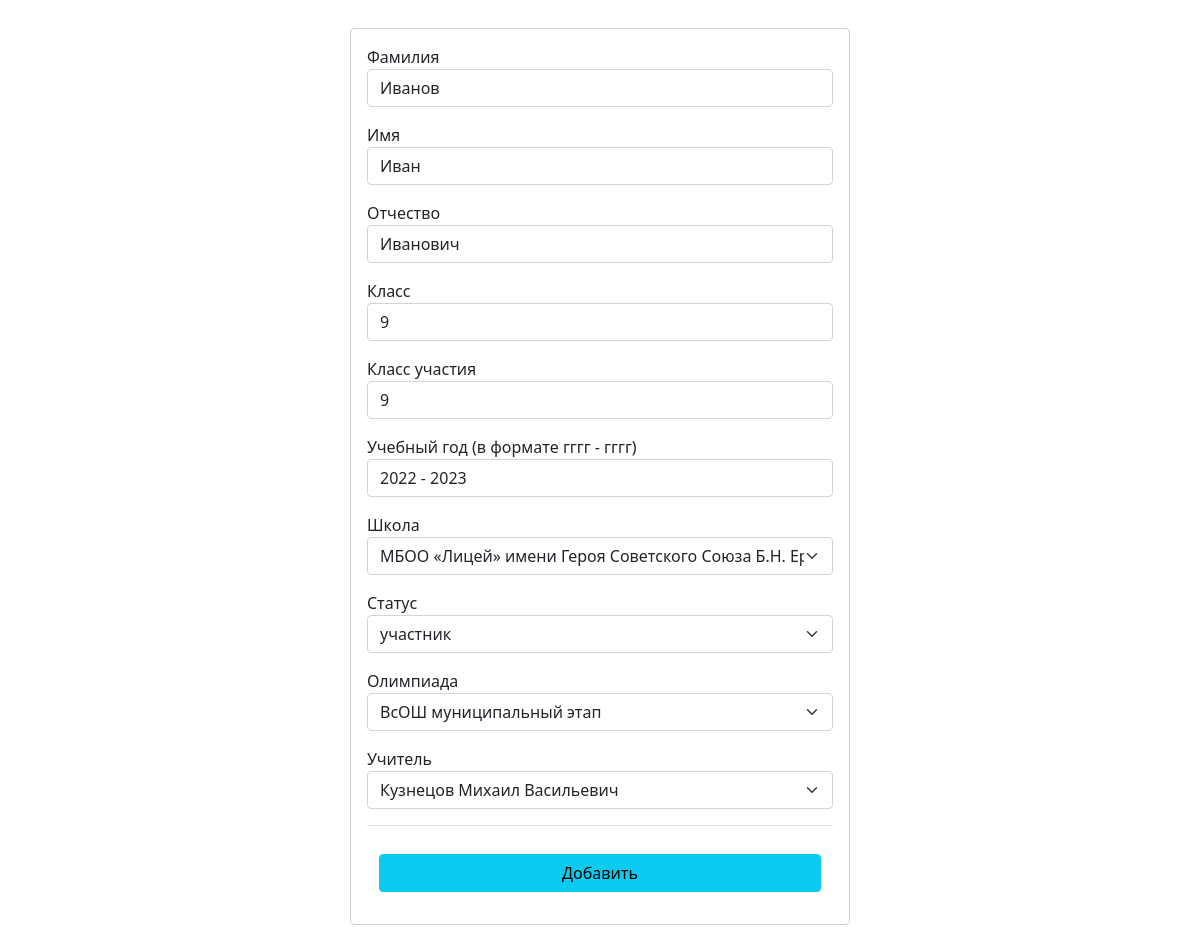
/students/1 (signed in), run on the app's committed database.
### data/students.py (models this page shows)
class Student(SqlAlchemyBase):
    __tablename__ = 'students'
    id = sqlalchemy.Column(sqlalchemy.Integer, primary_key=True, autoincrement=True, unique=True)
    surname = sqlalchemy.Column(sqlalchemy.String, nullable=False)
    name = sqlalchemy.Column(sqlalchemy.String, nullable=False)
    patronymic = sqlalchemy.Column(sqlalchemy.String, nullable=False)
    class_writing = sqlalchemy.Column(sqlalchemy.Integer, nullable=False)
    class_take = sqlalchemy.Column(sqlalchemy.Integer, nullable=False)
    school_id = sqlalchemy.Column(sqlalchemy.Integer, sqlalchemy.ForeignKey("schools.id"), nullable=False)
    school = orm.relationship('School')
    status = sqlalchemy.Column(sqlalchemy.String, nullable=True)
    olymp_id = sqlalchemy.Column(sqlalchemy.Integer, sqlalchemy.ForeignKey("olympiads.id"), nullable=False)
    olympiad = orm.relationship('Olympiad')
    user_id = sqlalchemy.Column(sqlalchemy.Integer, sqlalchemy.ForeignKey("users.id"), nullable=False)
    user = orm.relationship('User')
    year = sqlalchemy.Column(sqlalchemy.Integer, nullable=False)

### data/schools.py (models this page shows)
class School(SqlAlchemyBase):
    __tablename__ = 'schools'
    id = sqlalchemy.Column(sqlalchemy.Integer, primary_key=True, autoincrement=True, unique=True)
    name = sqlalchemy.Column(sqlalchemy.String, nullable=False, unique=True)
    users = orm.relationship("User", back_populates='school')
    students = orm.relationship("Student", back_populates='school')

### data/olympiads.py (models this page shows)
class Olympiad(SqlAlchemyBase):
    __tablename__ = 'olympiads'
    id = sqlalchemy.Column(sqlalchemy.Integer, primary_key=True, autoincrement=True, unique=True)
    name = sqlalchemy.Column(sqlalchemy.String, nullable=False)
    level_id = sqlalchemy.Column(sqlalchemy.Integer, sqlalchemy.ForeignKey("levels.id"), nullable=False)
    level = orm.relationship("Level")
    students = orm.relationship("Student", back_populates='olympiad')

### main.py (the view, shortened to what this page needs)
@app.route('/students/<int:id>', methods=['GET', 'POST'])
@login_required
def edit(id):
    if request.method == "GET":
        db_sess = db_session.create_session()
        if current_user.admin:
            res = db_sess.query(Student).filter(Student.id == id).first()
        else:
            res = db_sess.query(Student).filter(Student.id == id,
                                           current_user.id == Student.user_id).first()
        if res:
            surname = res.surname
            name = res.name
            patronymic = res.patronymic
            class_writing = res.class_writing
            class_take = res.class_take
            year = res.year
            sch = [(res.school.name,)] + db_sess.query(School.name).filter(School.name != res.school.name).all()
            olim = [(res.olympiad.name,)] + db_sess.query(Olympiad.name).filter(Olympiad.name != res.olympiad.name).all()
            if current_user.admin:
                teach = [(res.user.surname, res.user.name, res.user.patronymic)] + db_sess.query(User.surname, User.name, User.patronymic).filter(User.surname != res.user.surname, User.name != res.user.name, User.patronymic != res.user.patronymic).all()
                for i in range(len(teach)):
                    teach[i] = (' '.join(list(teach[i])),)
            else:
                teach = [(current_user.surname, current_user.name, current_user.patronymic)]
        else:
            abort(404)
    return render_template('Addform.html',
                           title='Редактирование', surname=surname, name=name, patronymic=patronymic, class_writing=class_writing,
                           class_take=class_take, sch=sch, stat=['участник', 'призёр', 'победитель'], olim=olim, teach=teach, year=year)

### data/db_session.py (called while the page is built)
def create_session() -> Session:
    global __factory
    return __factory()

### main.py (called while the page is built)
@login_manager.user_loader
def load_user(id):
    db_sess = db_session.create_session()
    return db_sess.query(User).get(id)

### templates/Addform.html (shortened to what this page needs)
<!DOCTYPE html>
<html lang="ru">
<head>
    <link rel="stylesheet" href="https://cdn.jsdelivr.net/npm/bootstrap@5.0.0-beta1/dist/css/bootstrap.min.css"
>
</head>
<body>
    <div class="modal-dialog modal-dialog-centered">
        <div class="modal-content">
            <form action="" method="post">
                <div class="modal-body">
                    <div class="mb-3">
                        <label for="Username">Фамилия</label>
                        <input type="text" name="surname" value="{{surname}}" class="form-control" id="Username"
                            placeholder="Введите фамилию" required>
                    </div>
                    <div class="mb-3">
                        <label for="Username">Имя</label>
                        <input type="text" name="name" value="{{name}}" class="form-control" id="Username"
                            placeholder="Введите имя" required>
                    </div>
                    <div class="mb-3">
                        <label for="Username">Отчество</label>
                        <input type="text" name="patronymic" value="{{patronymic}}" class="form-control" id="Username"
                            placeholder="Введите отчество" required>
                    </div>
                    <div class="mb-3">
                        <label for="Username">Класс</label>
                        <input type="text" name="class_writing" value="{{class_writing}}" class="form-control"
                            id="Username" placeholder="Введите класс" required>
                    </div>
                    <div class="mb-3">
                        <label for="Username">Класс участия</label>
                        <input type="text" name="class_take" value="{{class_take}}" class="form-control" id="Username"
                            placeholder="Введите класс участия" required>
                    </div>
<div class="mb-3">
                        <label for="Username">Учебный год (в формате гггг - гггг)</label>
                        <input type="text" name="year" value="{{year}}" class="form-control" id="Username"
                            placeholder="Введите учебный год" required>
                    </div>
                    <div class="mb-3">
                        <label for="Username">Школа</label>
                        <select class="form-select" aria-label="Default select example" name="schools">
                            <option selected>{{sch[0][0]}}</option>
                        </select>
                    </div>
                    <div class="mb-3">
                        <label for="Username">Статус</label>
                        <select class="form-select" value={{username}} aria-label="Default select example"
                            name="status">
                            <option selected>{{stat[0]}}</option>
                        </select>
                    </div>
                    <div class="mb-3">
                        <label for="Password">Олимпиада</label>
                        <select class="form-select" aria-label="Default select example" name="olympiads">
                            <option selected>{{olim[0][0]}}</option>
                        </select>
                    </div>
                    <div class="mb-3">
                        <label for="Username">Учитель</label>
                        <select class="form-select" aria-label="Default select example" name="teachers">
                            <option selected>{{teach[0][0]}}</option>
                        </select>
                    </div>
                    <div class="modal-footer pt-4">
                        <button type="submit" class="btn btn-info mx-auto w-100">Добавить</button>
                    </div>
                </div>
            </form>
        </div>
    </div>
</body>
</html>

### data on the page
Student: surname "Иванов", name "Иван", patronymic "Иванович", year "2022 - 2023"
School: schools "МБОО «Лицей» имени Героя Советского Союза Б.Н. Еряшева г.о. Фрязино"
Olympiad: olympiads "ВсОШ муниципальный этап"

### other printed values
form field status "участник"
form field teachers "Кузнецов Михаил Васильевич"
